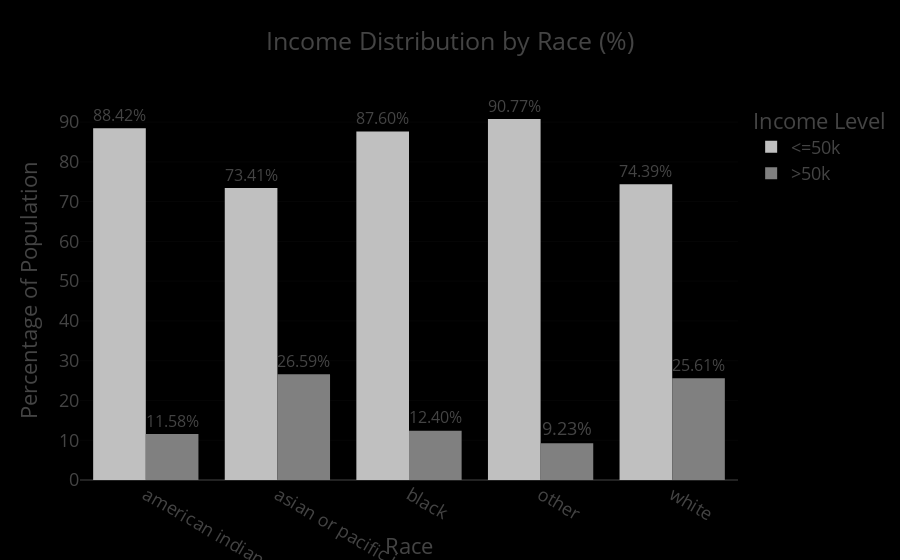

The code cell stored with this chart in its notebook:
### Markdown cell above
## Income by Race

### Code cell
# Group by race and income, count occurrences
adult_df_income_race = adult_df.groupby(['race', 'income']).size().reset_index(name='total_income_reg')

# Calculate total per race
total_per_group = adult_df_income_race.groupby('race')['total_income_reg'].transform('sum')

# Calculate percentage
adult_df_income_race['percentage'] = (adult_df_income_race['total_income_reg'] / total_per_group) * 100

# Plot the bar chart
fig = px.bar(
    adult_df_income_race,
    x='race',
    y='percentage',
    color='income',
    title='Income Distribution by Race (%)',
    barmode='group',
    color_discrete_sequence=['#c0c0c0', '#808080'],
    text='percentage'
)

# Format the text on bars
fig.update_traces(texttemplate='%{text:.2f}%', textposition='outside')
fig.update_layout(template='presentation', legend_title=dict(text='Income Level'), xaxis_title='Race', yaxis_title='Percentage of Population', xaxis_title_standoff=50, paper_bgcolor='rgb(0, 0, 0)', plot_bgcolor='rgb(0, 0, 0)')

# Show the figure
fig.show()
fig.write_image(os.path.join(results_dir, 'income_distribution_by_Race_bar_plot.jpg'))
fig.write_image(os.path.join(results_dir, 'income_distribution_by_Race_bar_plot.png'))
fig.write_html(os.path.join(results_dir, 'income_distribution_by_Race_bar_plot.html'))

### Figure 1 — Plotly figure (JSON) as saved in the notebook; plotly's stock layout.template omitted (floating-point values rounded to 4 significant figures)
{"data": [{"alignmentgroup": "True", "hovertemplate": "income=<=50k<br>race=%{x}<br>percentage=%{text}<extra></extra>", "legendgroup": "<=50k", "marker": {"color": "#c0c0c0", "pattern": {"shape": ""}}, "name": "<=50k", "offsetgroup": "<=50k", "orientation": "v", "showlegend": true, "text": [88.42, 73.41, 87.6, 90.77, 74.39], "textposition": "outside", "texttemplate": "%{text:.2f}%", "type": "bar", "x": ["american indian or eskimo", "asian or pacific islander", "black", "other", "white"], "xaxis": "x", "y": [88.42, 73.41, 87.6, 90.77, 74.39], "yaxis": "y"}, {"alignmentgroup": "True", "hovertemplate": "income=>50k<br>race=%{x}<br>percentage=%{text}<extra></extra>", "legendgroup": ">50k", "marker": {"color": "#808080", "pattern": {"shape": ""}}, "name": ">50k", "offsetgroup": ">50k", "orientation": "v", "showlegend": true, "text": [11.58, 26.59, 12.4, 9.225, 25.61], "textposition": "outside", "texttemplate": "%{text:.2f}%", "type": "bar", "x": ["american indian or eskimo", "asian or pacific islander", "black", "other", "white"], "xaxis": "x", "y": [11.58, 26.59, 12.4, 9.225, 25.61], "yaxis": "y"}], "layout": {"autosize": true, "barmode": "group", "legend": {"title": {"text": "Income Level"}, "tracegroupgap": 0}, "paper_bgcolor": "rgb(0, 0, 0)", "plot_bgcolor": "rgb(0, 0, 0)", "title": {"text": "Income Distribution by Race (%)"}, "xaxis": {"anchor": "y", "autorange": true, "domain": [0, 1], "range": [-0.5, 4.5], "title": {"standoff": 50, "text": "Race"}, "type": "category"}, "yaxis": {"anchor": "x", "autorange": true, "domain": [0, 1], "range": [0, 95.55], "title": {"text": "Percentage of Population"}, "type": "linear"}}}
